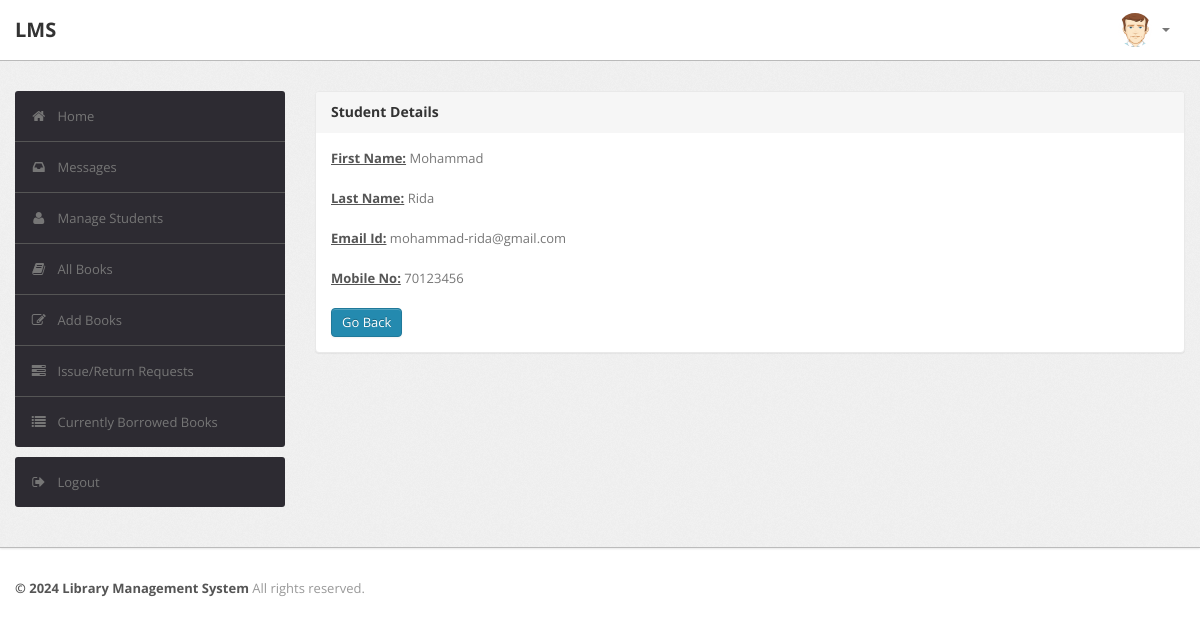
Screenshot of /admin/student-details.php?id=moe-rida (signed in) with the database file from the repository.
### tables this page shows
CREATE TABLE IF NOT EXISTS `user` (
  `registerID` int NOT NULL AUTO_INCREMENT,
  `fname` varchar(25) NOT NULL,
  `lname` varchar(25) NOT NULL,
  `number` int NOT NULL,
  `dob` date NOT NULL,
  `password` varchar(225) NOT NULL,
  `gender` varchar(6) NOT NULL,
  `email` varchar(45) NOT NULL,
  `role` varchar(5) NOT NULL,
  `username` varchar(30) NOT NULL,
  PRIMARY KEY (`username`),
  UNIQUE KEY `registerID` (`registerID`)
);

### admin/student-details.php (the view, shortened to what this page needs)
<?php
require('config.php');
?>
<?php
$checkusername=$_SESSION['username'];
$getUserSql = "SELECT * FROM `user` WHERE `username` = '$checkusername' AND role='admin'";
$getUserResult = mysqli_query($con, $getUserSql);
if ((mysqli_num_rows($getUserResult) > 0)) {
    ?>
<!DOCTYPE html>
<html lang="en">
    <head>
        <link type="text/css" href="bootstrap/css/bootstrap.min.css" rel="stylesheet">
        <link type="text/css" href="bootstrap/css/bootstrap-responsive.min.css" rel="stylesheet">
        <link type="text/css" href="css/theme.css" rel="stylesheet">
        <link type="text/css" href="images/icons/css/font-awesome.css" rel="stylesheet">
    </head>
    <body>
        <div class="navbar navbar-fixed-top">
            <div class="navbar-inner">
                <div class="container">
                        <a class="brand" href="index-admin.php">LMS </a>
                    <div class="nav-collapse collapse navbar-inverse-collapse">
                        <ul class="nav pull-right">
                            <li class="nav-user dropdown"><a href="#" class="dropdown-toggle" data-toggle="dropdown">
                                <img src="images/user.png" class="nav-avatar" />
                                <b class="caret"></b></a>
                            </li>
                        </ul>
                    </div>
                </div>
            </div>
        </div>
        <div class="wrapper">
            <div class="container">
                <div class="row">
                    <div class="span3">
                        <div class="sidebar">
                            <ul class="widget widget-menu unstyled">
                                <li class="active"><a href="index-admin.php"><i class="menu-icon icon-home"></i>Home
                                </a></li>
                                 <li><a href="message.php"><i class="menu-icon icon-inbox"></i>Messages</a>
                                </li>
                                <li><a href="student.php"><i class="menu-icon icon-user"></i>Manage Students </a>
                                </li>
                                <li><a href="book.php"><i class="menu-icon icon-book"></i>All Books </a></li>
                                <li><a href="addbook.php"><i class="menu-icon icon-edit"></i>Add Books </a></li>
                                <li><a href="IssueReturn-Requests.php"><i class="menu-icon icon-tasks"></i>Issue/Return Requests </a></li>
                                <li><a href="borrowedbooks.php"><i class="menu-icon icon-list"></i>Currently Borrowed Books </a></li>
                            </ul>
                            <ul class="widget widget-menu unstyled">
                                <li><a href="logout.php"><i class="menu-icon icon-signout"></i>Logout </a></li>
                            </ul>
                        </div>
                    </div>
                    <div class="span9">
                        <div class="content">
                        <div class="module">
                            <div class="module-head" id="details">
                                <h3>Student Details</h3>
                            </div>
                            <div class="module-body">
                        <?php
                            $username=$_GET['id'];
                            $sql="select * from user where username='$username'";
                            $result=$con->query($sql);
                            $row=$result->fetch_assoc();
                                $fname=$row['fname'];
                                $lname=$row['lname'];
                                $email=$row['email'];
                                $mobno=$row['number'];
                                echo "<b><u> First Name:</u></b> ".$fname."<br><br>";
                                echo "<b><u>Last Name:</u></b> ".$lname."<br><br>";
                                echo "<b><u>Email Id:</u></b> ".$email."<br><br>";
                                echo "<b><u>Mobile No:</u></b> ".$mobno."<br><br>";
                            ?>
                        <a href="student.php" class="btn btn-primary">Go Back</a>
                               </div>
                           </div>
                        </div>
                    </div>
                </div>
            </div>
        </div>
<div class="footer">
            <div class="container">
                <b class="copyright">&copy; 2024 Library Management System </b>All rights reserved.
            </div>
        </div>
    </body>
</html>
<?php }
else {
    echo "<script type='text/javascript'>alert('Access Denied!!!')</script>";
} ?>

### admin/css/theme.css (style rules this page uses)
body { font-size: 13px; font-family: 'Open Sans', Arial, sans-serif; background: #fff; color: #777 }
h1, h2, h3, h4, h5, h6 { color: #333; margin-top: 0 }
h3 { font-size: 20px }
strong, b { color: #555 }
.wrapper { background: url(../images/bg.png) #eee; border-bottom: 1px solid #bbb; -webkit-box-shadow: 0 1px 2px rgba(0,0,0,0.1); -moz-box-shadow: 0 1px 2px rgba(0,0,0,0.1); box-shadow: 0 1px 2px rgba(0,0,0,0.1); padding: 30px 0 }
.footer { color: #999; padding: 30px 0 60px }
body [class^="icon-"], body [class*=" icon-"] { font-size: 14px; line-height: 20px; height: 20px }
.module { background: #fff; -webkit-border-radius: 3px; -moz-border-radius: 3px; border-radius: 3px; border: 1px solid #ccc; border-bottom-color: #bbb; -webkit-box-shadow: 0 0 1px rgba(0,0,0,0.2); -moz-box-shadow: 0 0 1px rgba(0,0,0,0.2); box-shadow: 0 0 1px rgba(0,0,0,0.2); margin-bottom: 30px }
.navbar { position: static!important; margin: 0!important }
.navbar .navbar-inner { background: #fff; border-bottom: 1px solid #bbb; -webkit-box-shadow: 0 1px 2px rgba(0,0,0,0.15); -moz-box-shadow: 0 1px 2px rgba(0,0,0,0.15); box-shadow: 0 1px 2px rgba(0,0,0,0.15) }
.navbar .brand { color: #333; font-weight: bold; font-size: 20px; margin-right: 20px; padding: 20px }
.navbar .nav>li>a { padding: 20px 15px; font-weight: bold; color: #777 }
.nav-user>a { height: 20px }
.nav-avatar { width: 34px; height: 34px; margin: -7px 5px 0 0; -webkit-border-radius: 50%; -moz-border-radius: 50%; border-radius: 50% }
.btn, .btn-box { -webkit-border-radius: 3px; -moz-border-radius: 3px; border-radius: 3px }
.btn { font-size: 13px; font-weight: 600 }
.btn { display: inline-block; margin-bottom: 0; font-weight: 400; text-align: center; vertical-align: middle; cursor: pointer; background-image: none; border: 1px solid transparent; white-space: nowrap; padding: 4px 10px; font-size: 13px; line-height: 1.42857; border-radius: 4px; -webkit-user-select: none; -moz-user-select: none; -ms-user-select: none; user-select: none }
.btn-primary { color: #fff; background-color: #248aaf; border-color: #20799a }
.widget-menu { background: #fff; -webkit-border-radius: 3px; -moz-border-radius: 3px; border-radius: 3px; overflow: hidden }
.widget-menu a { color: #555; display: block; line-height: 20px; padding: 15px; text-decoration: none!important }
.widget-menu .menu-icon { margin-right: 10px; color: #767676; -webkit-transition: all .2s ease-in-out; -moz-transition: all .2s ease-in-out; transition: all .2s ease-in-out; }
.widget-menu>li+li { border-top: 1px solid #555 }
.widget-menu>li>a { background-color: #2d2b32; color: #767676; -webkit-transition: all .2s ease-in-out; -moz-transition: all .2s ease-in-out; transition: all .2s ease-in-out; }
.module { box-shadow: 0 0 3px rgba(0,0,0,.1); border-color: #e9e9e9; margin-bottom: 20px; background-color: #fff; border-radius: 4px; -webkit-box-shadow: 0 1px 1px rgba(0,0,0,.05); box-shadow: 0 1px 1px rgba(0,0,0,.05); }
.module-head { color: #767676; background-color: #f6f6f6; border-color: #e9e9e9; padding: 10px 15px; border-bottom: 1px solid transparent; border-top-right-radius: 3px; border-top-left-radius: 3px; }
.module-head h3 { font-size: 14px; line-height: 20px; height: 20px; margin: 0 }
.module-body { padding: 15px }

### rows the page displays
user: fname "Mohammad", lname "Rida", email "mohammad-rida@gmail.com", number "70123456"
